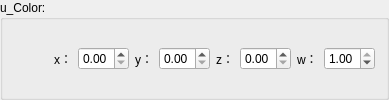
     <widget class="QGroupBox" name="colorUniformBox">
      <property name="minimumSize">
       <size>
        <width>0</width>
        <height>50</height>
       </size>
      </property>
      <property name="title">
       <string>u_Color:</string>
      </property>
      <layout class="QHBoxLayout" name="horizontalLayout">
       <item>
        <spacer name="horizontalSpacer">
         <property name="orientation">
          <enum>Qt::Horizontal</enum>
         </property>
         <property name="sizeHint" stdset="0">
          <size>
           <width>40</width>
           <height>20</height>
          </size>
         </property>
        </spacer>
       </item>
       <item>
        <widget class="QLabel" name="label">
         <property name="text">
          <string>x：</string>
         </property>
        </widget>
       </item>
       <item>
        <widget class="QDoubleSpinBox" name="xSpinBox">
         <property name="maximum">
          <double>1.000000000000000</double>
         </property>
         <property name="singleStep">
          <double>0.100000000000000</double>
         </property>
        </widget>
       </item>
       <item>
        <widget class="QLabel" name="label_2">
         <property name="text">
          <string>y：</string>
         </property>
        </widget>
       </item>
       <item>
        <widget class="QDoubleSpinBox" name="ySpinBox">
         <property name="maximum">
          <double>1.000000000000000</double>
         </property>
         <property name="singleStep">
          <double>0.100000000000000</double>
         </property>
        </widget>
       </item>
       <item>
        <widget class="QLabel" name="label_3">
         <property name="text">
          <string>z：</string>
         </property>
        </widget>
       </item>
       <item>
        <widget class="QDoubleSpinBox" name="zSpinBox">
         <property name="maximum">
          <double>1.000000000000000</double>
         </property>
         <property name="singleStep">
          <double>0.100000000000000</double>
         </property>
        </widget>
       </item>
       <item>
        <widget class="QLabel" name="label_4">
         <property name="text">
          <string>w：</string>
         </property>
        </widget>
       </item>
       <item>
        <widget class="QDoubleSpinBox" name="wSpinBox">
         <property name="maximum">
          <double>1.000000000000000</double>
         </property>
         <property name="singleStep">
          <double>0.100000000000000</double>
         </property>
         <property name="value">
          <double>1.000000000000000</double>
         </property>
        </widget>
       </item>
      </layout>
     </widget>
